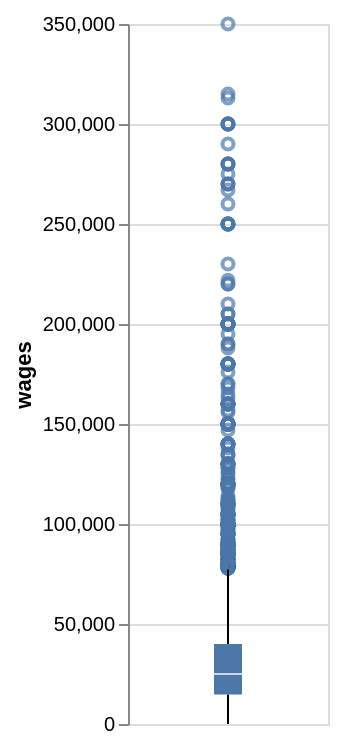

The notebook cell this image was saved under:
### Code cell
alt.data_transformers.enable("vegafusion")
working_data.filter(pl.col('has_disablity') == 0).plot.boxplot(y='wages').properties(width=100, height=350)

### Figure 1 — Vega specification as saved in the notebook (floating-point values rounded to 4 significant figures; data arrays with more than 128 entries replaced by an {"elided": "..."} marker saying what was removed)
{"$schema": "https://vega.github.io/schema/vega/v6.json", "data": [{"name": "source_0"}, {"name": "data_0"}, {"name": "data_1", "values": {"elided": "690 records"}}, {"name": "data_2"}, {"name": "data_3", "values": [{"lower_box_wages": 14800.0, "lower_whisker_wages": 0.0, "upper_whisker_wages": 77300.0}]}, {"name": "data_4", "values": [{"lower_whisker_wages": 0.0, "upper_box_wages": 40000.0, "upper_whisker_wages": 77300.0}]}, {"name": "data_5"}, {"name": "data_6", "values": [{"lower_box_wages": 14800.0, "max_wages": 350000.0, "mid_box_wages": 25000.0, "min_wages": 0.0, "upper_box_wages": 40000.0}]}, {"name": "data_7", "values": [{"lower_box_wages": 14800.0, "max_wages": 350000.0, "mid_box_wages": 25000.0, "min_wages": 0.0, "upper_box_wages": 40000.0}]}], "marks": [{"type": "symbol", "name": "layer_0_layer_0_marks", "from": {"data": "data_1"}, "encode": {"update": {"fill": {"value": "transparent"}, "opacity": {"value": 0.7}, "stroke": {"value": "#4c78a8"}, "x": {"signal": "width", "mult": 0.5}, "y": {"field": "wages", "scale": "y"}}}, "style": ["point", "boxplot-outliers"]}, {"type": "rule", "name": "layer_0_layer_1_layer_0_marks", "from": {"data": "data_3"}, "encode": {"update": {"stroke": {"value": "black"}, "y": {"field": "lower_whisker_wages", "scale": "y"}, "y2": {"field": "lower_box_wages", "scale": "y"}, "x": {"signal": "width", "mult": 0.5}, "tooltip": {"signal": "{\"Upper Whisker of wages\": format(datum[\"upper_whisker_wages\"], \"\"), \"Lower Whisker of wages\": format(datum[\"lower_whisker_wages\"], \"\")}"}}}, "aria": false, "style": ["rule", "boxplot-rule"]}, {"type": "rule", "name": "layer_0_layer_1_layer_1_marks", "from": {"data": "data_4"}, "encode": {"update": {"x": {"signal": "width", "mult": 0.5}, "stroke": {"value": "black"}, "y": {"field": "upper_box_wages", "scale": "y"}, "tooltip": {"signal": "{\"Upper Whisker of wages\": format(datum[\"upper_whisker_wages\"], \"\"), \"Lower Whisker of wages\": format(datum[\"lower_whisker_wages\"], \"\")}"}, "y2": {"field": "upper_whisker_wages", "scale": "y"}}}, "style": ["rule", "boxplot-rule"], "aria": false}, {"type": "rect", "name": "layer_1_layer_0_marks", "from": {"data": "data_6"}, "encode": {"update": {"y2": {"field": "upper_box_wages", "scale": "y"}, "fill": {"value": "#4c78a8"}, "xc": {"signal": "width", "mult": 0.5}, "tooltip": {"signal": "{\"Max of wages\": format(datum[\"max_wages\"], \"\"), \"Q3 of wages\": format(datum[\"upper_box_wages\"], \"\"), \"Median of wages\": format(datum[\"mid_box_wages\"], \"\"), \"Q1 of wages\": format(datum[\"lower_box_wages\"], \"\"), \"Min of wages\": format(datum[\"min_wages\"], \"\")}"}, "width": {"value": 14}, "y": {"field": "lower_box_wages", "scale": "y"}}}, "style": ["bar", "boxplot-box"]}, {"type": "rect", "name": "layer_1_layer_1_marks", "from": {"data": "data_7"}, "encode": {"update": {"fill": [{"value": "#4c78a8", "test": "datum['lower_box_wages'] >= datum['upper_box_wages']"}, {"value": "white"}], "yc": {"field": "mid_box_wages", "scale": "y"}, "height": {"value": 1}, "opacity": {"value": 0.7}, "tooltip": {"signal": "{\"Max of wages\": format(datum[\"max_wages\"], \"\"), \"Q3 of wages\": format(datum[\"upper_box_wages\"], \"\"), \"Median of wages\": format(datum[\"mid_box_wages\"], \"\"), \"Q1 of wages\": format(datum[\"lower_box_wages\"], \"\"), \"Min of wages\": format(datum[\"min_wages\"], \"\")}"}, "xc": {"signal": "width", "mult": 0.5}, "width": {"value": 14}}}, "style": ["tick", "boxplot-median"], "aria": false}], "scales": [{"name": "y", "type": "linear", "domain": {"fields": [{"data": "data_1", "field": "wages"}, {"data": "data_3", "field": "lower_whisker_wages"}, {"data": "data_3", "field": "lower_box_wages"}, {"data": "data_4", "field": "upper_box_wages"}, {"data": "data_4", "field": "upper_whisker_wages"}, {"data": "data_6", "field": "lower_box_wages"}, {"data": "data_6", "field": "upper_box_wages"}, {"data": "data_7", "field": "mid_box_wages"}]}, "range": [{"signal": "height"}, 0], "zero": true, "nice": true}], "axes": [{"scale": "y", "minExtent": 0, "maxExtent": 0, "orient": "left", "aria": false, "ticks": false, "zindex": 0, "labels": false, "grid": true, "tickCount": {"signal": "ceil(height/40)"}, "domain": false}, {"scale": "y", "tickCount": {"signal": "ceil(height/40)"}, "zindex": 0, "grid": false, "title": "wages", "orient": "left", "labelOverlap": true}], "padding": 5, "style": "cell", "background": "white", "height": 350, "width": 100}
